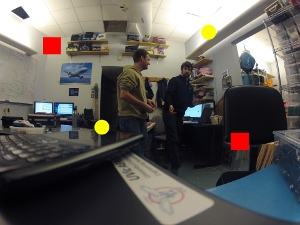
//> input picture test.jpg, 300 x 225 px
$ ./detectionofplanarobjects test.jpg planarobjects.jpg   (built with g++ and OpenCV 4)
//> lines starting //> are read from the running program, lines starting //| are printed output that depends on the picture
//============================================================================
// Name        : aero-image-analyzer.cpp
// Author      :
// Version     :
// Copyright   : Your copyright notice
// Description : Hello World in C++, Ansi-style
//============================================================================

#include <iostream>
//#include <opencv-2.3.1/opencv2/opencv.hpp>
#include <opencv/cv.h>
#include <opencv/highgui.h>

using namespace std;
using namespace cv;

Mat src;

float ransacReprojThreshold=3.0;

int main( int argc, char** argv ) {
	// 1. Create a new console project. Read two input images.
	// Read two input images.
	Mat img_object = imread(argv[1], CV_LOAD_IMAGE_GRAYSCALE);
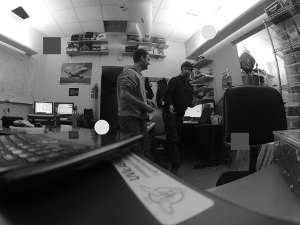
//> img_object: 225 rows x 300 cols, CV_8UC1; min 1, max 255, mean 94.1
	Mat img_scene = imread(argv[2], CV_LOAD_IMAGE_GRAYSCALE);
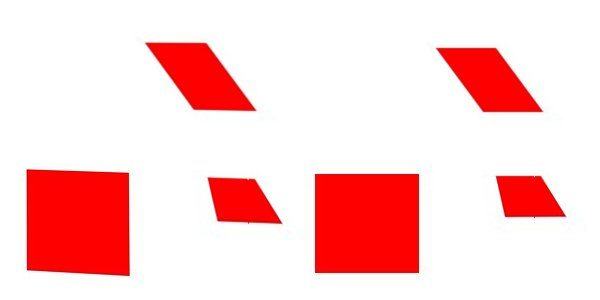
//> input picture planarobjects.jpg, 600 x 300 px
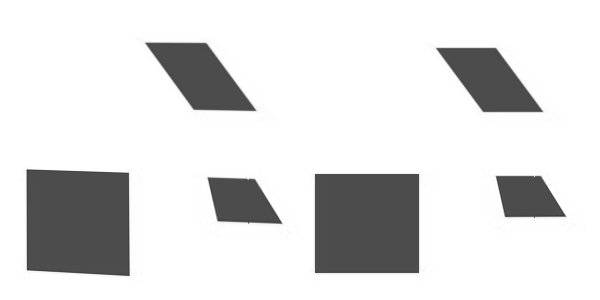
//> img_scene: 300 rows x 600 cols, CV_8UC1; min 51, max 255, mean 221.5

	// 2. Detect keypoints in both images.
	//	FastFeatureDetector detector(30); // detecting keypoints (FastFeatureDetector)
//> (the run ends here: the program needs code that is not available in this run, at `SurfFeatureDetector detector( 400 );`)
